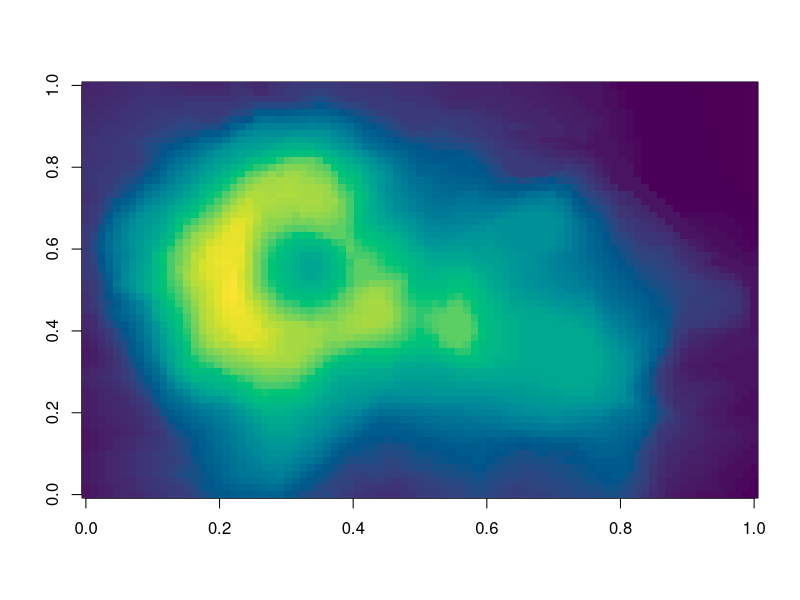
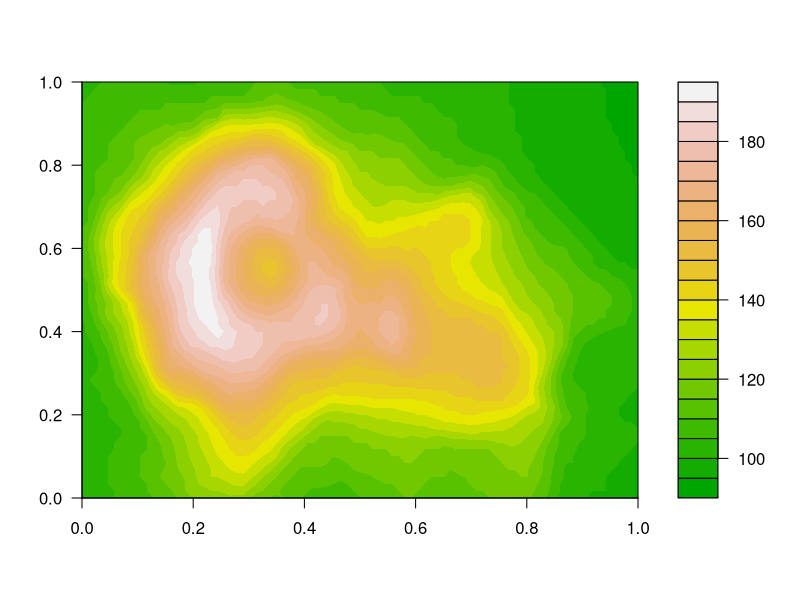
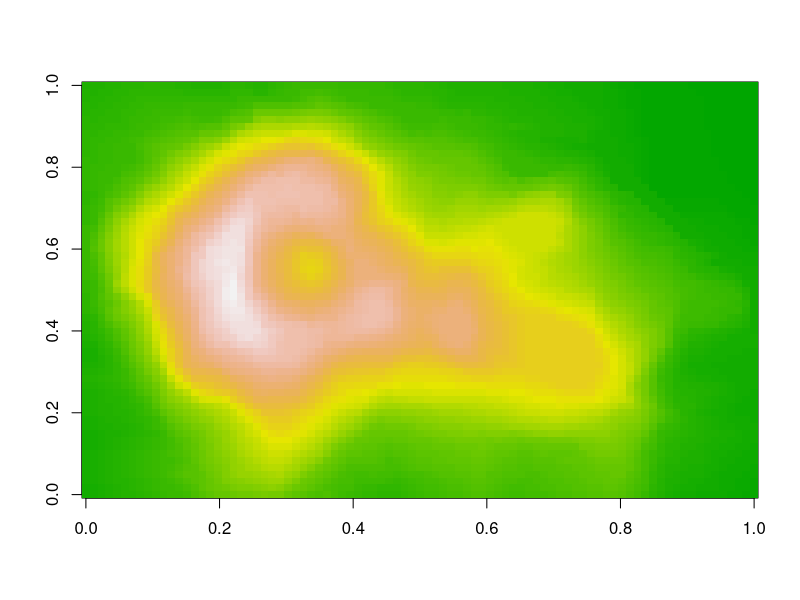
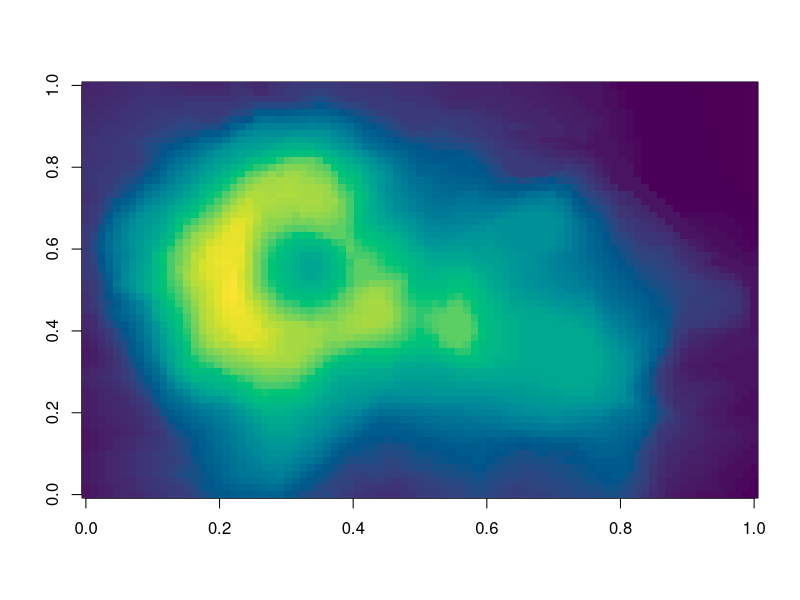
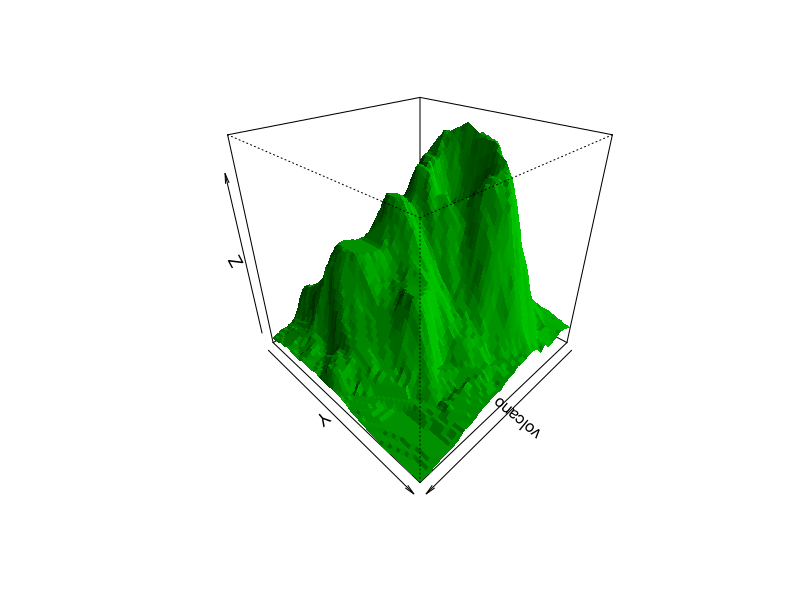
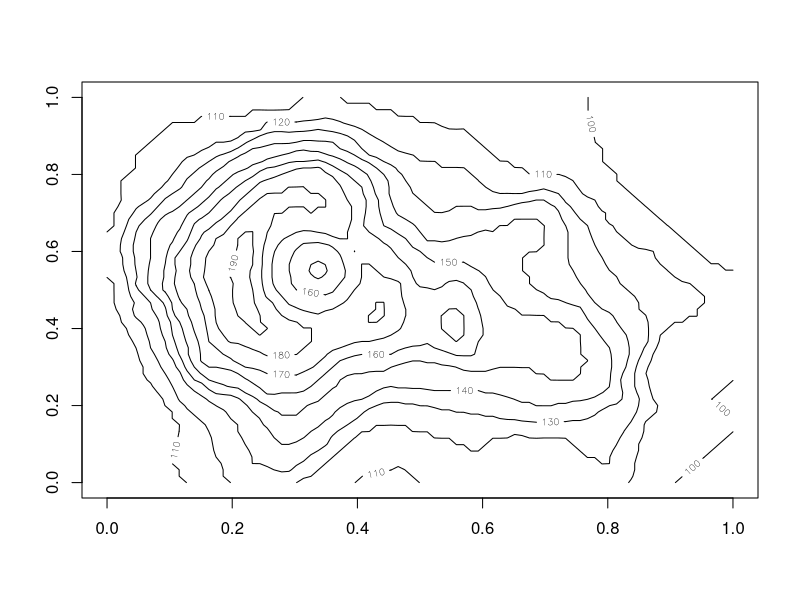
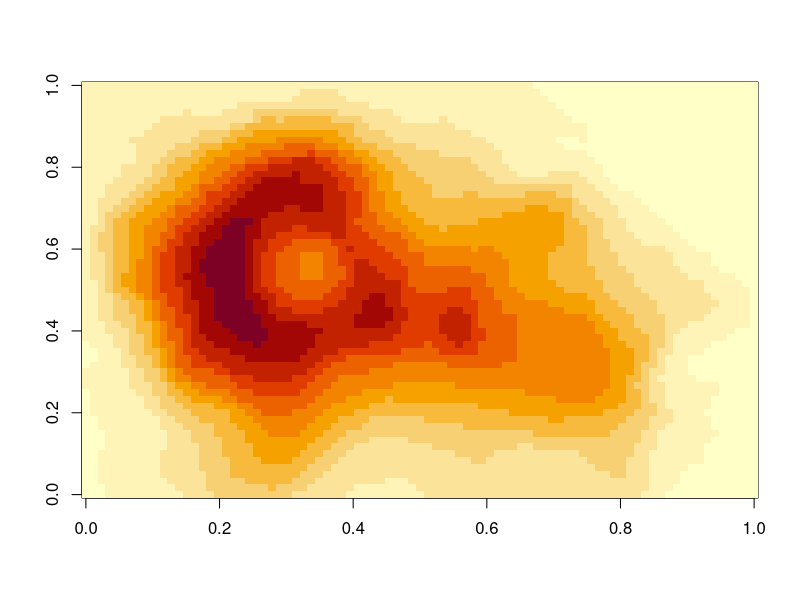
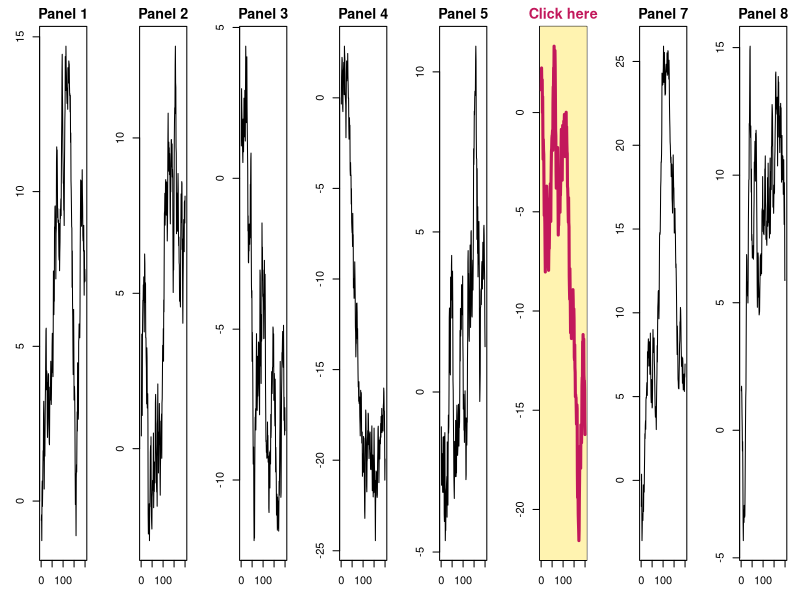

Recreate these plots in R, in order.
## ---- chunk 1
#| panzoom: true
#| fig-width: 12
#| fig-height: 5
#| fig-alt: >-
#|   Heat map of the Maunga Whau volcano's heights, from dark blue low ground to
#|   a yellow peak

image(volcano, col = hcl.colors(100, "Viridis"))
## ---- chunk 2
#| label: fig-volcano
#| fig-alt: >-
#|   Filled contour map of the volcano's heights in terrain colors, with a color
#|   key
#| fig-cap: >-
#|   Heights of Maunga Whau (Mount Eden) in Auckland as filled contours, from
#|   green on the low ground to white at the 195 m summit. The key gives heights
#|   in meters.
#| panzoom:
#|   max-zoom: 10
#|   hint: false

filled.contour(volcano, color.palette = terrain.colors)
## ---- chunk 3
#| include: false

png("images/volcano.png", width = 1600, height = 1100)
persp(volcano, theta = 135, phi = 30, col = "green3", shade = 0.5, border = NA)
invisible(dev.off())
## ---- chunk 4
#| fig-alt: "Heat map of the volcano's heights in terrain colors, from green to white"
#| echo: false
#| fig-cap: "Heights as a heat map, from green (low) to white (high)."
#| fig-width: 8
#| fig-height: 5.5

image(volcano, col = terrain.colors(100))
## ---- chunk 5
#| fig-alt:
#|   - "Heat map of the volcano's heights in Viridis colors, from dark blue to yellow"
#|   - "Perspective plot of the volcano, shaded green"
#| panzoom:
#|   group: volcano-views
#| fig-cap:
#|   - >-
#|     Maunga Whau (Mount Eden) in Auckland, as heights on a 10 m by 10 m grid,
#|     from 94 m (dark blue) to 195 m (yellow). The crater is the darker hollow
#|     inside the yellow rim.
#|   - >-
#|     The same 87 by 61 grid of heights drawn as a shaded surface and viewed
#|     from above at an angle, so the crater rim and the slope down to the
#|     surrounding ground read as relief instead of color.
#| layout-ncol: 2

image(volcano, col = hcl.colors(100, "Viridis"))
persp(volcano, theta = 135, phi = 30, col = "green3", shade = 0.5, border = NA)
## ---- chunk 6
#| label: fig-volcano-sub
#| fig-cap: "Maunga Whau's heights, drawn two ways."
#| fig-subcap:
#|   - "Contour lines every 10 m."
#|   - "A heat map, from pale yellow (low) to dark red (high)."
#| fig-alt:
#|   - "Contour lines of the volcano's heights"
#|   - "Heat map of the volcano's heights, in yellow, orange, and red"
#| layout-ncol: 2
#| panzoom: true

contour(volcano)
image(volcano)
## ---- chunk 7
#| fig-alt: >-
#|   Eight line plots of random walks side by side; the sixth, titled Click
#|   here, is highlighted in yellow and pink
#| panzoom:
#|   fit: height
#| fig-width: 16
#| fig-height: 2
#| fig-cap: "Eight simulated random walks of 200 steps each, with the sixth highlighted."

set.seed(1)
par(mfrow = c(1, 8), mar = c(3, 3, 2, 1), cex.main = 1.3)
for (i in 1:8) {
  y <- cumsum(rnorm(200))
  if (i == 6) {
    plot(y, type = "n", main = "Click here", col.main = "#c2185b")
    usr <- par("usr")
    rect(usr[1], usr[3], usr[2], usr[4], col = "#fff3b0", border = NA)
    lines(y, col = "#c2185b", lwd = 3)
  } else {
    plot(y, type = "l", main = paste("Panel", i))
  }
}
## ---- chunk 8
#| fig-alt: >-
#|   The bell curve of the standard normal density, with the area between -1 and
#|   1 shaded grey
#| fig-cap: "The standard normal density, $\\varphi(x)$."
#| panzoom:
#|   description: >-
#|     $\varphi(x) = \frac{1}{\sqrt{2\pi}} e^{-x^2/2}$. The shaded area is
#|     $P(|X| < 1) \approx 0.683$.

x <- seq(-4, 4, length.out = 400)
plot(x, dnorm(x), type = "l", lwd = 2, xlab = "x", ylab = "density")
inner <- abs(x) < 1
polygon(
  c(-1, x[inner], 1),
  c(0, dnorm(x[inner]), 0),
  col = "grey85",
  border = NA
)
lines(x, dnorm(x), lwd = 2)
## ---- chunk 9
#| fig-alt: "Contour lines of the volcano's heights"

contour(volcano)
